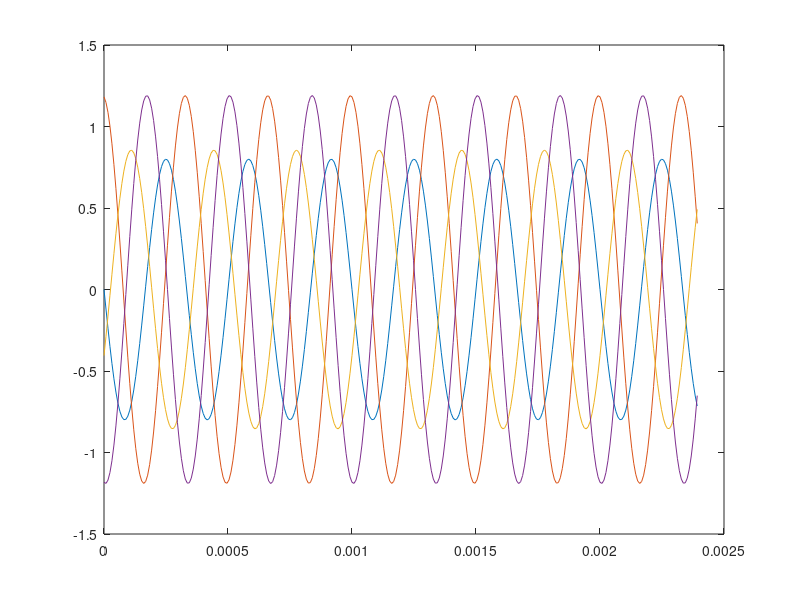

Write MATLAB code to recreate this figure.
function IdealGen
d = date;
[s,m1, m2] = mkdir(sprintf('Experimental Data/%s/', d));
filename=sprintf('Experimental Data/%s/Ideal4', d); %must change to file that you want to save to
freq = [1000:100:3000];
%freq = 1000;

measurement = 0; %causes slight trend up or down w/ freq
noise = 0; %adds a tiny bit of variation
attenuation = 0; %squishes graphs towards mean
phase = 0; %causes noisiness
reflection = 1; %causes waves

x1 = 0;
x2 = x1+.0254;
x3 = x2+.2667;
x4 = x3+.0254;
e = x4 + .3048;
x5 = 2*e-x4;
x6 = 2*e-x3;
x7 = 2*e-x2;
x8 = 2*e-x1;

fs = 1e6/8;
c = 343;
A = 1; %amplitude of the incident wave
Ar = A*0.2; %amplitude of the reflected wave
snr = 25; %signal to noise ratio
moffset = .0005; %measurement error range (meters)
poffset = pi/16; %phase error range (radians)
rshift = pi; %phase shift from reflection (radians)

if measurement == 1
    a = 0-moffset;
    b = 0+moffset;
    r = (b-a).*rand(1,3) + a;
    
    x2 = x2+r(1);
    x3 = x3+r(2);
    x4 = x4+r(3);
end

atten = ones(1,8);
ph = zeros(1,4);

t = (0:1/fs:1-1/fs)';

for f = 1:length(freq)
    freq(f)
    k = 2*pi*freq(f)/c;
%     tn=0:Ts:(NT/f(nf)-Ts); %time vector. NT/f(nf) is the amount of time that NF (100) periods takes
%     outputSignalcos = [outputSignalcos cos(2*pi*f(nf)*tn)]; %signals sent into tube
    
    if phase == 1
        a = 0-poffset;
        b = 0+poffset;
        ph = (b-a).*rand(4,1) + a;
    end
    
    p1 = A*sin(2*pi*-freq(f)*t+x1*k+ph(1));
    p2 = A*sin(2*pi*-freq(f)*t+x2*k+ph(2));
    p3 = A*sin(2*pi*-freq(f)*t+x3*k+ph(3));
    p4 = A*sin(2*pi*-freq(f)*t+x4*k+ph(4));
    if noise == 1
        p1 = awgn(p1,snr);
        p2 = awgn(p2,snr);
        p3 = awgn(p3,snr);
        p4 = awgn(p4,snr);
    end
    if attenuation == 1
        atten = -25/576*[x1 x2 x3 x4 x5 x6 x7 x8]+1;
        p1 = p1*atten(1);
        p2 = p2*atten(2);
        p3 = p3*atten(3);
        p4 = p4*atten(4);
    end
    if reflection == 1
        r1 = atten(5)*Ar*sin(2*pi*freq(f)*t+x8*k+ph(1)+rshift);
        r2 = atten(6)*Ar*sin(2*pi*freq(f)*t+x7*k+ph(2)+rshift);
        r3 = atten(7)*Ar*sin(2*pi*freq(f)*t+x6*k+ph(3)+rshift);
        r4 = atten(8)*Ar*sin(2*pi*freq(f)*t+x5*k+ph(4)+rshift);
        
        r1 = atten(5)*Ar*sin(2*pi*freq(f)*t+x1*k+ph(1));
        r2 = atten(6)*Ar*sin(2*pi*freq(f)*t+x2*k+ph(2));
        r3 = atten(7)*Ar*sin(2*pi*freq(f)*t+x3*k+ph(3));
        r4 = atten(8)*Ar*sin(2*pi*freq(f)*t+x4*k+ph(4));
        p1 = p1 + r1;
        p2 = p2 + r2;
        p3 = p3 + r3;
        p4 = p4 + r4;
        
%         figure
%         plot(t, [p1 p2 p3 p4])
%         legend('1','2','3','4')
    end
    
    v = [p1 p2 p3 p4];
    plot(t(1:300),v(1:300,:))
    dataout(f,:) = {freq(f),t,v};
end

disp('Saving Data')
save(filename,'dataout')

end